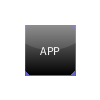
Frame 1 (no input)
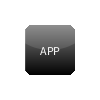
Frame 60 (the mouse pressed at the canvas centre just before this capture)
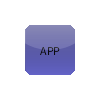
Frame 120 (the mouse held since frame 60 and released just before this capture)

The Processing sketch that drew these frames (run headless with seeded random() and noise(); from frame 60 on, the mouse is pressed at the canvas centre):

// Processing sketch: processing_103075
// ── processing_103075.pde


FancyButton g;

void setup() {
  size(100, 100);
  textAlign(CENTER, CENTER);
  g = new FancyButton();
}

void draw() {
  background(255);
  g.iRect(0, 25, 25, 50, 50, 10, color(0, 0, 0), color(100, 100, 200), "APP");
}

class FancyButton {

  int largeNum = 100;  //  this is how many buttons this class can make
  PImage[] img = new PImage[largeNum];
  PImage[] imgHighlighted = new PImage[largeNum];
  boolean[] needsInit = new boolean[largeNum];

  FancyButton() {
    for (int i = 0; i < largeNum; i++) {
      needsInit[i] = true;
    }
  }

  void iRect(int i, int x, int y, int w, int h, float r, color normal, color highlighted, String s) {
    iRect(i, x, y, w, h, r, normal, highlighted, s, color(255, 0));
  }
  void iRect(int i, int x, int y, int w, int h, float r, color normal, color highlighted, String s, color outline) {
    if (needsInit[i]) {
      needsInit[i] = false;
      img[i] = init(i, x, y, w, h, r, normal, s);
      imgHighlighted[i] = init(i, x, y, w, h, r, highlighted, s);
    }
    noFill();
    stroke(outline);
    rect(x - 1, y - 1, w + 1, h + 1, r);
    if (mouseIn(x, y, w, h) == false) {
      image(img[i], x, y);
    }
    else {
      image(imgHighlighted[i], x, y);
    }
  }

  PImage init(int i, int x, int y, int w, int h, float r, color thisColor, String s) {
    PImage temp = createImage(w, h, ARGB);
    PGraphics pgraph = createGraphics(w, h, JAVA2D);
    for (int j = y; j <= y+h; j++) {
      stroke(thisColor, map(j, y, y+h, 130, 255));
      line(x, j, x+w, j);
    }
    fill(255);
    if (brightness(thisColor) > 100) {
      fill(0);
    }
    text(s, x + w/2, y + h/2);
    noStroke();
    fill(255, 30);
    ellipse(x + w/2, y - h/2, 2*w, 2*h);
    temp = get(x, y, w, h);
    pgraph.beginDraw();
    pgraph.noStroke();
    pgraph.smooth();
    pgraph.rect(0, 0, w, h, r);
    pgraph.endDraw();
    
    // this is necessary to get the mask to work in JS
    PImage convert = createImage(w, h, ARGB);
    convert = pgraph.get();
    temp.mask(convert);
    
    // normally it would just be
    // temp.mask(pgraph);
    return temp;
  }

  boolean mouseIn(float x, float y, float w, float h) {
    if (mouseX >= x && mouseX <= x + w && mouseY >= y && mouseY <= y + h) {
      return true;
    }
    else {
      return false;
    }
  }
}
